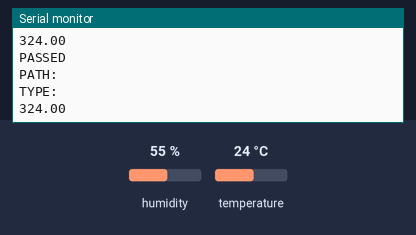
A sketch run on a simulated ESP32. Parts: the last lines printed to the serial monitor. The inputs (shaded band) are chosen by the test bench; at power-on: temperature 24 °C, humidity 55 %. WiFi joins after 1.5 s; servers stay silent unless stated.

Above: at 2.7 s.
2.8 s: temperature set to 12 °C
At 3.7 s:
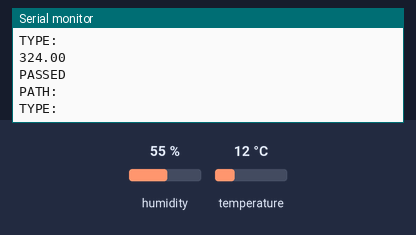
5.9 s: temperature set to 19 °C
At 6.3 s:
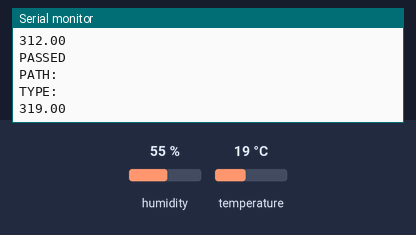
Timing chart, 0 to 8.9 s (numbered marks = the images above; inputs shaded):
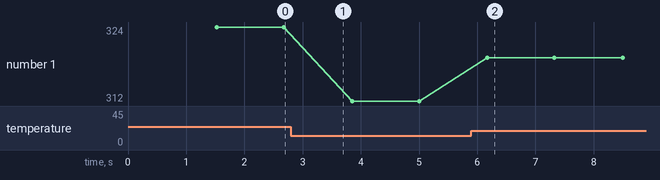

The sketch:

DHT11.ino
```cpp
#include <DHT.h>;
#include <Arduino.h>;
#include <WiFi.h>;
#include <Firebase_ESP_Client.h>;
#define DHT11_PIN 2
#include "addons/TokenHelper.h"
#include "addons/RTDBHelper.h"


//Define Firebase Data object
FirebaseData fbdo;
FirebaseAuth auth;
FirebaseConfig config;

// Insert Firebase project API Key
#define API_KEY "AIzaSyCjQI_9a85-CzV7tJLCq2DcPBnrYlXvEuk"

// Insert your network credentials
#define WIFI_SSID "Orange_Digital_Event"
#define WIFI_PASSWORD "Orange#20"

// Insert RTDB URLefine the RTDB URL */
#define DATABASE_URL "https://atomic-producer-361511-default-rtdb.firebaseio.com/"

#define DHTTYPE DHT11
DHT dht(DHT11_PIN, DHTTYPE);

float temp, hum;
unsigned long sendDataPrevMillis = 0;
bool signupOK = false;

void setup(){
  Serial.begin(115200);
  WiFi.begin(WIFI_SSID, WIFI_PASSWORD);
  Serial.print("Connecting to Wi-Fi");
  while (WiFi.status() != WL_CONNECTED){
    Serial.print(".");
    delay(300);
  }
  Serial.println();
  Serial.print("Connected with IP: ");
  Serial.println(WiFi.localIP());
  Serial.println();
    /* Assign the api key (required) */
  config.api_key = API_KEY;

    /* Assign the RTDB URL (required) */
    config.database_url = DATABASE_URL;

    /* Sign up */
  if (Firebase.signUp(&config, &auth, "", "")){
    Serial.println("ok");
    signupOK = true;
  }
   config.token_status_callback = tokenStatusCallback; //see addons/TokenHelper.h

  Firebase.begin(&config, &auth);
  Firebase.reconnectWiFi(true);
  dht.begin();
  }


  void loop(){
    temp = dht.readTemperature();
    Serial.print(WiFi.status());
    hum = dht.readHumidity();
    if (Firebase.ready() && signupOK && (millis() - sendDataPrevMillis > 15000 || sendDataPrevMillis == 0)){
      Firebase.RTDB.setFloat(&fbdo, "test/float", temp);
       Serial.println(temp);
        Serial.println("PASSED");

        Serial.println("PATH: " + fbdo.dataPath());
        Serial.println("TYPE: " + fbdo.dataType());
      }
      else {
    Serial.println("FAILED");
    Serial.println("REASON: " + fbdo.errorReason());
    }
    delay(1000);
    }
```

Measured:
- after the input at 5.9 s, the serial monitor: prints a new line after 0.27 s (image 2)
- plotted number 1: 324 → 312 after the input at 2.8 s, 312 → 319 after the input at 5.9 s
